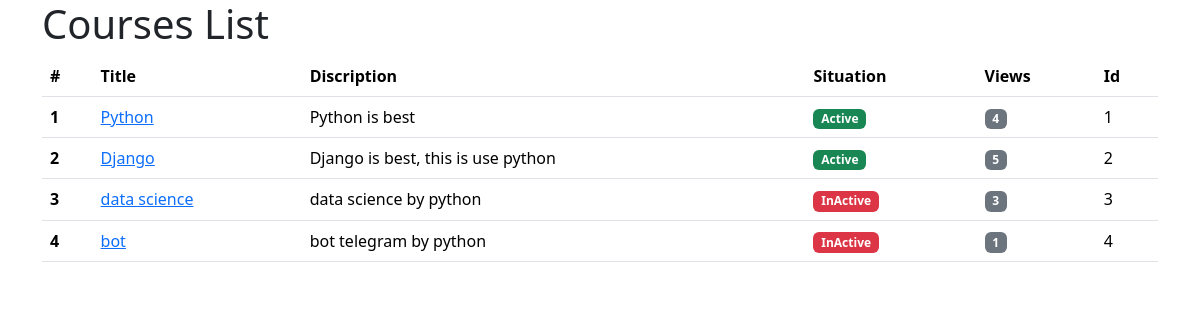
The app's page /course/list, older data.
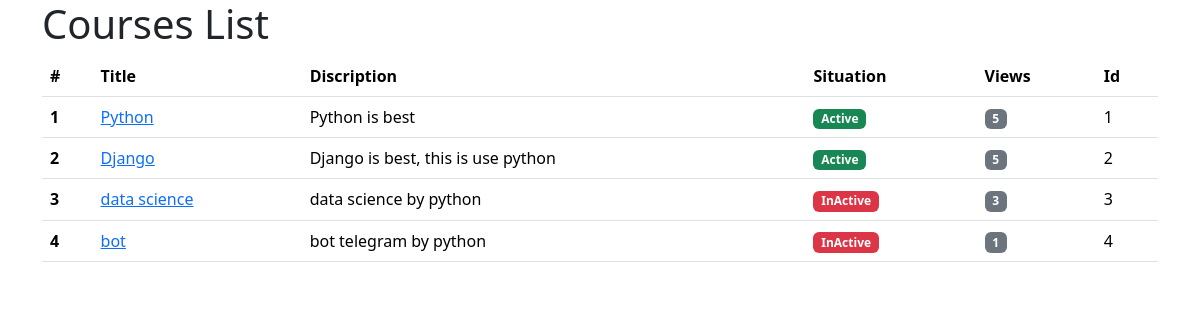
The same page, newer data.
### courses_app/models.py (models this page shows, shortened)
class Course(models.Model):
    title = models.CharField(max_length=50)
    discription = models.TextField()
    situation = models.BooleanField(default=True)
    views = models.IntegerField(default=0)

### courses_app/views.py (the view)
# urls.py: path('list', views.course_list),
def course_list(request):
    courses = Course.objects.all()
    return render(request, "courses_app/courses_list.html", context={"courses": courses})

### courses_app/templates/courses_app/courses_list.html (shortened to what this page needs)
<!DOCTYPE html>
<html Lang="en">
<head>
    <link href="https://cdn.jsdelivr.net/npm/bootstrap@5.3.7/dist/css/bootstrap.min.css" rel="stylesheet">
</head>
<body>
    <div class="container">
        <h1>Courses List</h1>
        <table class="table">
            <thead>
                <tr>
                    <th scope="col">#</th>
                    <th scope="col">Title</th>
                    <th scope="col">Discription</th>
                    <th scope="col">Situation</th>
                    <th scope="col">Views</th>
                    <th scope="col">Id</th>
                </tr>
            </thead>
            <tbody>
                {% for course in courses %}
                <tr>
                    <th scope="row">{{ forloop.counter }}</th>
                    <td><a href="/course/detail/{{ course.id }}">{{ course.title }}</td></a>
                    <td>{{ course.discription }}</td>
                    {% if course.situation %}
                        <td>
                            <span class="badge bg-success">Active</span>
                        </td>
                    {% else %}
                        <td>
                            <span class="badge bg-danger">InActive</span>
                        </td>
                    {% endif %}
                    <td>
                    {% if course.views >= 1000 %}
                        <span class="badge bg-success">{{ course.views }}</span>
                    {% else %}
                        <span class="badge bg-secondary">{{ course.views }}</span>
                    {% endif %}
                    </td>
                    <td>{{ course.id }}</td>
                </tr>
                {% endfor %}
            </tbody>
        </table>
    </div>
</body>
</html>

Row changes from the older to the newer data that the page shows:
changed Course "Python": views "4" → "5"
